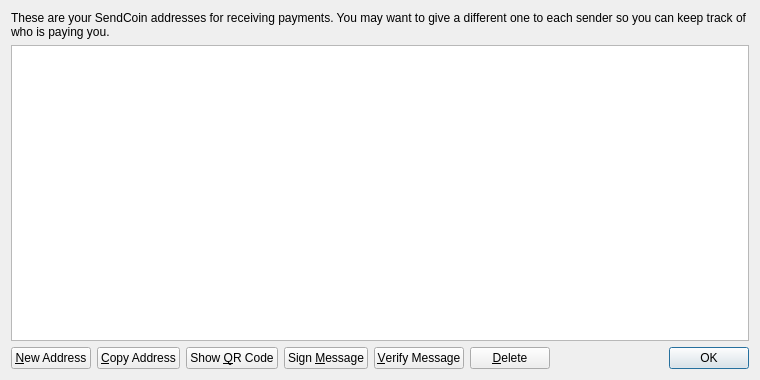
<?xml version="1.0" encoding="UTF-8"?>
<ui version="4.0">
 <class>AddressBookPage</class>
 <widget class="QWidget" name="AddressBookPage">
  <property name="geometry">
   <rect>
    <x>0</x>
    <y>0</y>
    <width>760</width>
    <height>380</height>
   </rect>
  </property>
  <property name="windowTitle">
   <string>Address Book</string>
  </property>
  <layout class="QVBoxLayout" name="verticalLayout">
   <item>
    <widget class="QLabel" name="labelExplanation">
     <property name="text">
      <string>These are your SendCoin addresses for receiving payments. You may want to give a different one to each sender so you can keep track of who is paying you.</string>
     </property>
     <property name="textFormat">
      <enum>Qt::PlainText</enum>
     </property>
     <property name="wordWrap">
      <bool>true</bool>
     </property>
    </widget>
   </item>
   <item>
    <widget class="QTableView" name="tableView">
     <property name="contextMenuPolicy">
      <enum>Qt::CustomContextMenu</enum>
     </property>
     <property name="toolTip">
      <string>Double-click to edit address or label</string>
     </property>
     <property name="tabKeyNavigation">
      <bool>false</bool>
     </property>
     <property name="selectionMode">
      <enum>QAbstractItemView::SingleSelection</enum>
     </property>
     <property name="selectionBehavior">
      <enum>QAbstractItemView::SelectRows</enum>
     </property>
     <property name="sortingEnabled">
      <bool>true</bool>
     </property>
     <attribute name="verticalHeaderVisible">
      <bool>false</bool>
     </attribute>
    </widget>
   </item>
   <item>
    <layout class="QHBoxLayout" name="horizontalLayout">
     <item>
      <widget class="QPushButton" name="newAddressButton">
       <property name="toolTip">
        <string>Create a new address</string>
       </property>
       <property name="text">
        <string>&amp;New Address</string>
       </property>
      </widget>
     </item>
     <item>
      <widget class="QPushButton" name="copyToClipboard">
       <property name="toolTip">
        <string>Copy the currently selected address to the system clipboard</string>
       </property>
       <property name="text">
        <string>&amp;Copy Address</string>
       </property>
      </widget>
     </item>
     <item>
      <widget class="QPushButton" name="showQRCode">
       <property name="text">
        <string>Show &amp;QR Code</string>
       </property>
      </widget>
     </item>
     <item>
      <widget class="QPushButton" name="signMessage">
       <property name="toolTip">
        <string>Sign a message to prove you own a SendCoin address</string>
       </property>
       <property name="text">
        <string>Sign &amp;Message</string>
       </property>
      </widget>
     </item>
     <item>
      <widget class="QPushButton" name="verifyMessage">
       <property name="toolTip">
        <string>Verify a message to ensure it was signed with a specified SendCoin address</string>
       </property>
       <property name="text">
        <string>&amp;Verify Message</string>
       </property>
      </widget>
     </item>
     <item>
      <widget class="QPushButton" name="deleteButton">
       <property name="toolTip">
        <string>Delete the currently selected address from the list</string>
       </property>
       <property name="text">
        <string>&amp;Delete</string>
       </property>
      </widget>
     </item>
     <item>
      <spacer name="horizontalSpacer">
       <property name="orientation">
        <enum>Qt::Horizontal</enum>
       </property>
       <property name="sizeHint" stdset="0">
        <size>
         <width>40</width>
         <height>20</height>
        </size>
       </property>
      </spacer>
     </item>
     <item>
      <widget class="QDialogButtonBox" name="buttonBox">
       <property name="sizePolicy">
        <sizepolicy hsizetype="Maximum" vsizetype="Fixed">
         <horstretch>0</horstretch>
         <verstretch>0</verstretch>
        </sizepolicy>
       </property>
       <property name="standardButtons">
        <set>QDialogButtonBox::Ok</set>
       </property>
      </widget>
     </item>
    </layout>
   </item>
  </layout>
 </widget>
 <resources>
  <include location="../bitcoin.qrc"/>
 </resources>
 <connections/>
</ui>
